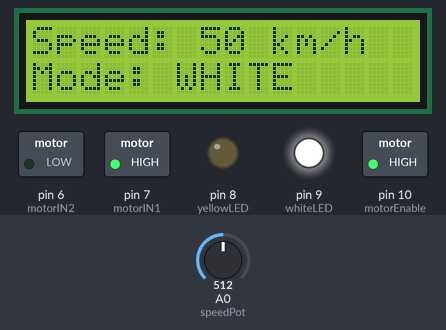
Simulated run of this sketch. Board: Arduino Uno, built with avr-gcc and run on an emulated ATmega328P. Parts: 16×2 character LCD, switched loads named in the sketch (green lamp = pin HIGH), output pins drawn as LEDs (lit = HIGH). The test bench sets the inputs (shaded band); at power-on: A0 (speedPot) = 512.

Above: at 2.7 s.
2.8 s: A0 (speedPot) set to 422
At 3.6 s:
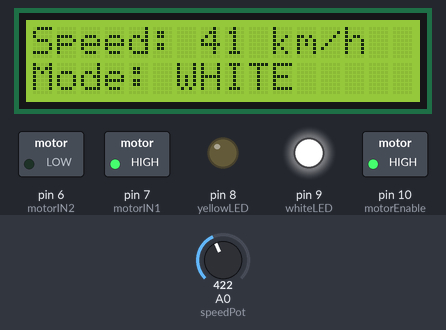
4.3 s: A0 (speedPot) set to 393
At 4.9 s:
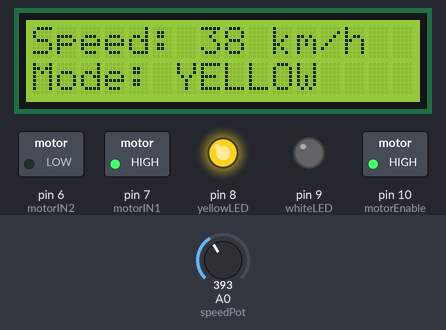
5.8 s: A0 (speedPot) set to 306
At 7.1 s:
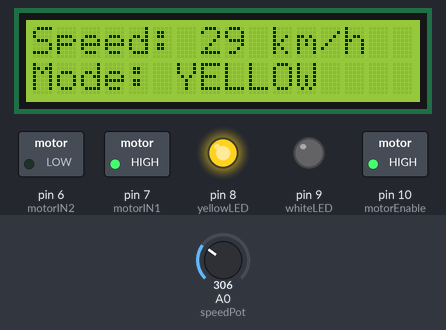
Timing chart, 0 to 8.8 s (numbered marks = the images above; inputs shaded):
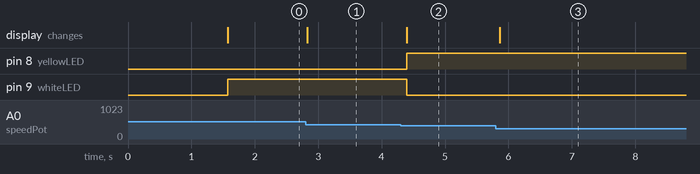

Measured:
- the behaviour switches between 410 and 409 on A0 (speedPot) (found by bisection; images 1 and 2)
- after the input at 2.8 s, the display: changes at once (image 1)
- after the input at 4.3 s, pin 8 (yellowLED): LOW → HIGH after 0.10 s; pin 9 (whiteLED): HIGH → LOW after 0.10 s; the display: changes after 0.10 s (image 2)
- after the input at 5.8 s, the display: changes after 0.06 s (image 3)

The sketch:

Simulation_code.ino
```cpp
#include <LiquidCrystal.h>

// LCD pins: RS, E, D4, D5, D6, D7
LiquidCrystal lcd(12, 11, 5, 4, 3, 2);

// Speed potentiometer
const int speedPot = A0;

// LEDs
const int yellowLED = 8;
const int whiteLED = 9;

// Motor driver L293D
const int motorEnable = 10;
const int motorIN1 = 7;
const int motorIN2 = 6;

void setup()
{
  // LCD
  lcd.begin(16, 2);

  // LED pins
  pinMode(yellowLED, OUTPUT);
  pinMode(whiteLED, OUTPUT);

  // Motor pins
  pinMode(motorEnable, OUTPUT);
  pinMode(motorIN1, OUTPUT);
  pinMode(motorIN2, OUTPUT);

  // Motor ON
  digitalWrite(motorEnable, HIGH);
  digitalWrite(motorIN1, HIGH);
  digitalWrite(motorIN2, LOW);

  // Initial LCD
  lcd.clear();
  lcd.setCursor(0, 0);
  lcd.print("SpeedCue System");
  delay(1500);
  lcd.clear();
}

void loop()
{
  // Read potentiometer
  int potValue = analogRead(speedPot);

  // Convert POT value to speed
  int speed = map(potValue, 0, 1023, 0, 100);

  // Display speed
  lcd.setCursor(0, 0);
  lcd.print("Speed: ");
  lcd.print(speed);
  lcd.print(" km/h ");

  // Speed-based lighting
  if (speed < 40)
  {
    // LOW SPEED
    digitalWrite(yellowLED, HIGH);
    digitalWrite(whiteLED, LOW);

    lcd.setCursor(0, 1);
    lcd.print("Mode: YELLOW    ");
  }
  else
  {
    // HIGH SPEED
    digitalWrite(yellowLED, LOW);
    digitalWrite(whiteLED, HIGH);

    lcd.setCursor(0, 1);
    lcd.print("Mode: WHITE     ");
  }

  // Motor continuously ON
  digitalWrite(motorEnable, HIGH);
  digitalWrite(motorIN1, HIGH);
  digitalWrite(motorIN2, LOW);

  delay(100);
}
```
